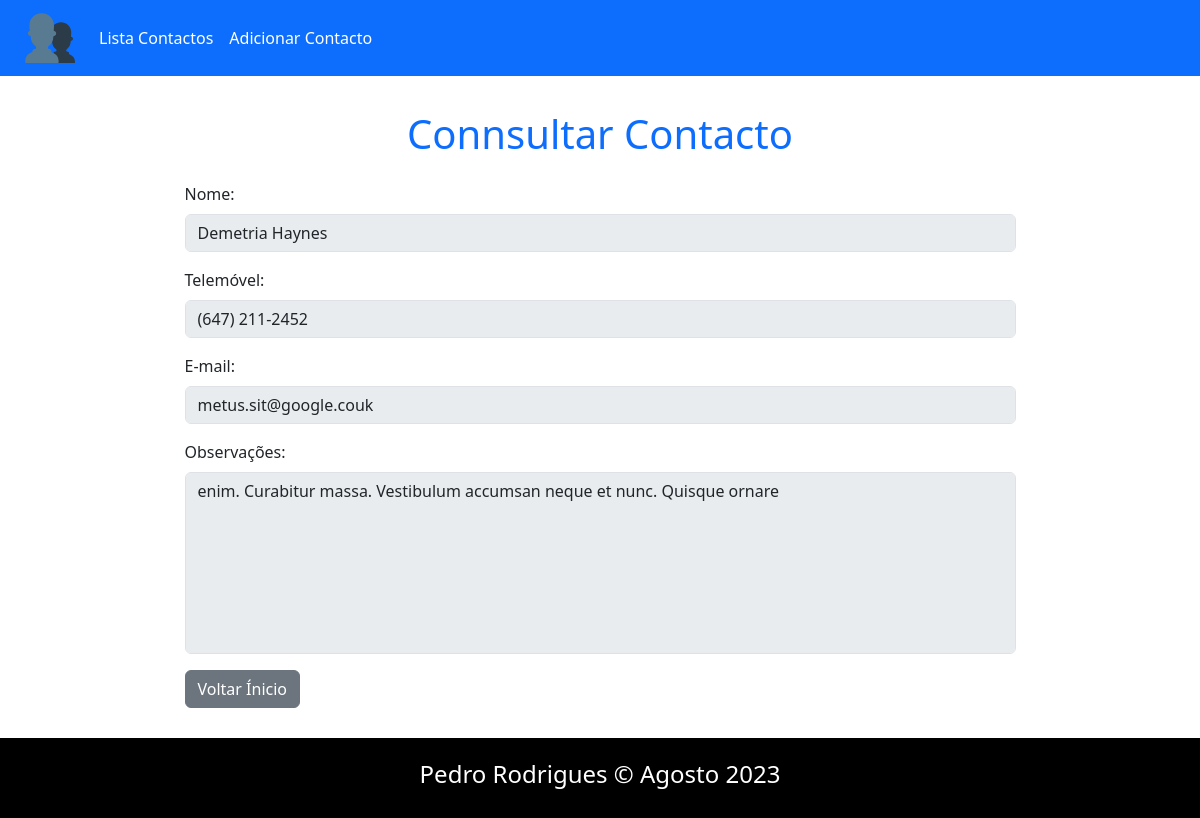
/ver/5, run on the app's committed database.
### tables this page shows
CREATE TABLE `contacts` (
  `id` int(11) NOT NULL,
  `name` varchar(150) DEFAULT NULL,
  `phone` varchar(20) DEFAULT NULL,
  `email` varchar(200) NOT NULL,
  `observations` text DEFAULT NULL
);

### models/ver_model.php (called while the page is built)
<?php
    $contacto = selectSQLUnico("SELECT * FROM contacts WHERE id='$rotas[1]'");
    require_once("templates/header_template.php");
    require_once("views/ver_view.php");
    require_once("templates/footer_template.php");
?>

### helpers/process.php (called while the page is built, shortened)
<?php
    require_once("required.php");
    function selectSQLUnico($sql){
        global $conn;
        $stmt = $conn->prepare($sql);
        $stmt->execute();
        return $stmt->fetch(PDO::FETCH_ASSOC);
    }
?>

### config/config.php (called while the page is built, shortened)
<?php
    $url_base = "http://localhost/ListaContactos" . '/';
?>

### views/ver_view.php (the view)
<main class="container">
    <div class="row d-flex justify-content-center">
        <h1  class="text-center text-primary mb-4">Connsultar Contacto</h1>
        <div class="col-9">
            <form action="" method="post">
                <div class="mb-3">
                    <label for="name" class="form-label">Nome:</label>
                    <input type="text" class="form-control" name="name" aria-describedby="emailHelp" value="<?= $contacto['name']; ?>" required disabled>
                </div>
                <div class="mb-3">
                    <label for="phone" class="form-label">Telemóvel:</label>
                    <input type="tel" class="form-control" name="phone" value="<?= $contacto['phone']; ?>" required disabled>
                </div>
                <div class="mb-3">
                    <label for="email" class="form-label">E-mail:</label>
                    <input type="email" class="form-control" name="email" value="<?= $contacto['email']; ?>" required disabled>
                </div>
                <div class="mb-3">
                    <label for="observations" class="form-label">Observações:</label>
                    <textarea class="form-control" name="observations" rows="7" placeholder="Descrição / Observações" required disabled><?= $contacto['observations']; ?></textarea>
                </div>
                <a href="<?= $url_base; ?>">
                    <button type="button" class="btn btn-secondary">Voltar Ínicio</button>
                </a>
            </form>
        </div>
    </div>
</main>

### public/css/style.css (style rules this page uses)
main { margin: 30px 0 30px 0; }
a { text-decoration: none; }
textarea { resize: none; }

### data on the page
contacts: name "Demetria Haynes", phone "(647) 211-2452", email "metus.sit@google.couk", observations "enim. Curabitur massa. Vestibulum accumsan neque et nunc. Quisque ornare"
